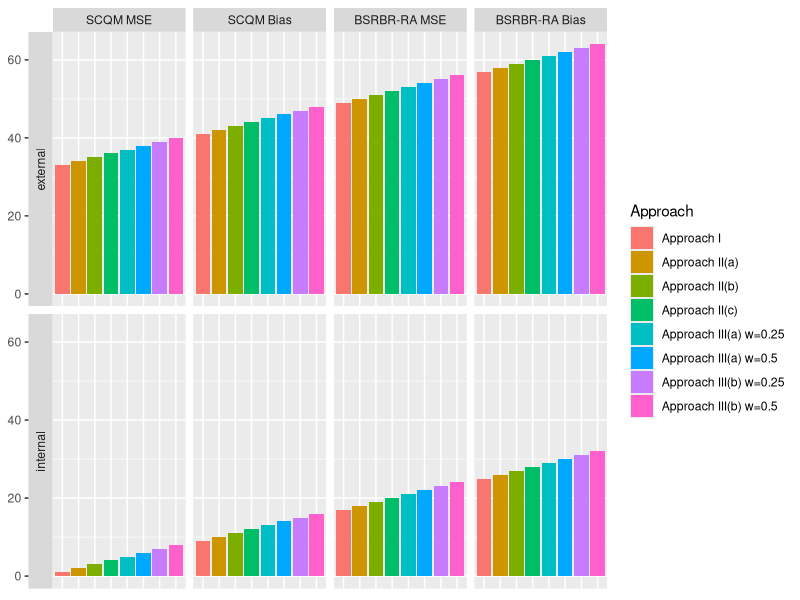

R code for this plot:


validation <- c(rep("internal", 8*4), c(rep("external", 8*4)))    
Approach <- rep(c("Approach I", "Approach II(a)", "Approach II(b)", "Approach II(c)", "Approach III(a) w=0.25", "Approach III(a) w=0.5", "Approach III(b) w=0.25","Approach III(b) w=0.5"), 8)
dataset <- rep(c("SCQM MSE", "SCQM Bias", "BSRBR-RA MSE", "BSRBR-RA Bias"), each = 8)
#dataset <- factor(dataset, levels = c("SCQM MSE", "SCQM Bias", "BSRBR-RA MSE", "BSRBR-RA Bias"))
dat <- data.frame(validation, Approach, value = 1:64)
dat$dataset <- factor(dataset, levels = c("SCQM MSE", "SCQM Bias", "BSRBR-RA MSE", "BSRBR-RA Bias"))

library(reshape2)
library(ggplot2)
# simple barchart
ggplot(dat, aes(x = Approach, y= value, fill = Approach)) + geom_bar(stat = "identity") + 
 facet_grid (validation~dataset,switch = "y") + 
  theme(axis.title.y = element_blank(),
        axis.title.x=element_blank(),
        axis.text.x=element_blank(),
        axis.ticks.x=element_blank()) 
  
